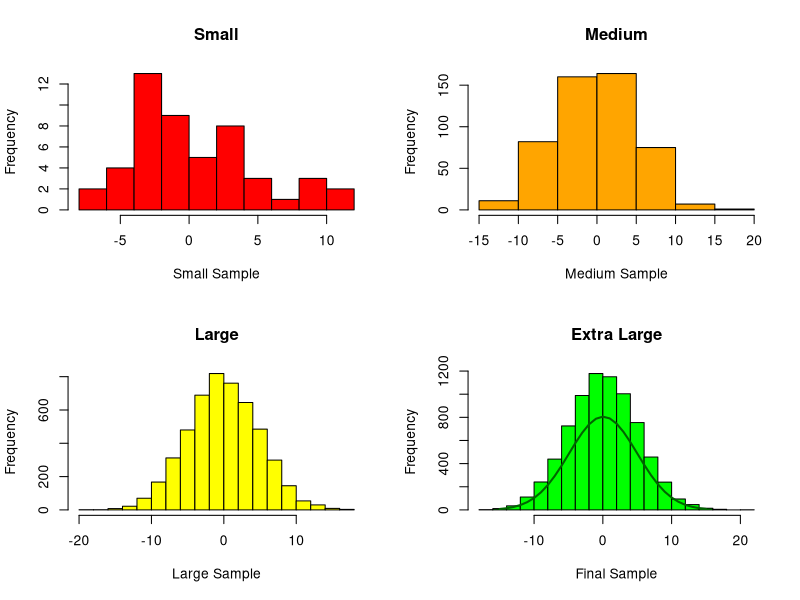

R code for this plot:
## ---- chunk 1
knitr::opts_knit$set(root.dir = "D:/Davenport/Data 710 Scripts/Data")
## ---- chunk 2
CLTProof <- function() {
  n1 <- 50           # Create four sample size variables
  n2 <- 500
  n3 <- 5000
  n4 <- 7500
  xBar1 <- rnorm(10000, sd = 5)    # generates multivariate normal random variates (10,000 of them)
  xBarPop <- mean(xBar1)           # calculate the mean
  xBarPopsd <- sd(xBar1)           # calculate the standard deviation
  
  xBar2 <- sample(xBar1, n1)       # takes n samples from the random number pool xBar1
  xBar3 <- sample(xBar1, n2)
  xBar4 <- sample(xBar1, n3)
  xBar5 <- sample(xBar1, n4)
  Labels <-                        # optional step - setup some pretty labels
    c("Population",
      "Small Sample",
      "Medium Sample",
      "Large Sample",
      "Larger Sample")
  meansCompare <- c(xBarPop, mean(xBar2), mean(xBar3), mean(xBar4), mean(xBar5))
  meansTable <- data.frame(Labels, meansCompare)
  par(mfrow = c(2, 2))                # For the plot, setup a 2x2 grid
  hist(xBar2,
       main = "Small",
       col = "red",
       xlab = "Small Sample")
  hist(xBar3,
       main = "Medium",
       col = "orange",
       xlab = "Medium Sample")
  hist(xBar4,
       main = "Large",
       col = "yellow",
       xlab = "Large Sample")
  hist(xBar5,
       main = "Extra Large",
       col = "green",
       xlab = "Final Sample")
  
  xBar5Mn <- mean(xBar5)                        # draw a bell curve over the last graph
  xBar5sd <- sd(xBar5)                          # calculate standard deviation
  x <- seq(-15, 15, 1)                          # Generate a distribution
  y <- dnorm(x, xBar5Mn, xBar5sd) * 10000
  lines(x, y, lwd = 2, col = "dark green")      # plot the line - it should overlay the bell

  meansTable   # print the means table comparison
}

CLTProof()     # execute the function you created
## ---- chunk 3
quickSort <- function(aVector, lowIndex, highIndex) {
  if (lowIndex < highIndex)
  {
    pivot <- aVector[highIndex];  
    
    i <- (lowIndex - 1) 
    
    for (j in lowIndex:(highIndex-1)) {
      if (aVector[j] <= pivot) {
        i<-i+1
        
        #Exchange values
        aTemp<-aVector[i]
        aVector[i]<-aVector[j]
        aVector[j]<-aTemp
      }
    }
    # Exchange values
    aTemp <-aVector[(i+1)]
    aVector[i+1] <- aVector[highIndex]
    aVector[highIndex] <- aTemp
    
    anIndex <- i + 1
        
    aVector <- quickSort(aVector, lowIndex, anIndex - 1);  
    aVector <- quickSort(aVector, anIndex + 1, highIndex); 
  }
  return(aVector)
}

#Test QuickSort
myNum <- c(56,12,23,87,10,45,27,72,23,20,100)
mySortedNum <- quickSort(myNum,1,length(myNum))
mySortedNum

myNum <- c(10,9,8,7,6,5,4,3)
mySortedNum <- quickSort(myNum,1,length(myNum))
mySortedNum

myNum <- c(1,2,1,2)
mySortedNum <- quickSort(myNum,1,length(myNum))
mySortedNum
## ---- chunk 4
createTree <- function (aValue) {
  
  aTree <- matrix(data=c(NA,NA,NA),nrow=3,ncol=3)
  aTree[1,2] <- aValue
  colnames(aTree)<-c("Left","Value","Right")
  aSize<-3
  anIndex<-2
  
  aResult <- list(nextIndex=anIndex, matrixSize=aSize, treeMatrix=aTree)
  return(aResult)
}

addNode <-function(aTree,aValue) {
  
  nextIndex <- aTree["nextIndex"][[1]]
  matrixSize <- aTree["matrixSize"][[1]]
  treeMatrix <- aTree["treeMatrix"][[1]]
  
  # Add more space to the matrix if needed
  if (nextIndex > matrixSize) {
    treeMatrix <- rbind(treeMatrix, matrix(c(NA,NA,NA),nrow=3,ncol=3))
    matrixSize <- matrixSize + 3
  }
  
  # Set starting location  
  anIndex <- 1
  while (anIndex > 0){
    if (aValue <= treeMatrix[anIndex,"Value"]) {
      # Add Value
      if (is.na(treeMatrix[anIndex,"Left"])) {
        treeMatrix[anIndex,"Left"]<-nextIndex
        treeMatrix[nextIndex,"Value"]<-aValue
        anIndex<-0
      } else {
        # Traverse down a level to the Left
        anIndex <- treeMatrix[anIndex,"Left"][[1]]
      }
    } else {
      if (is.na(treeMatrix[anIndex,"Right"])) {
        treeMatrix[anIndex,"Right"]<-nextIndex
        treeMatrix[nextIndex,"Value"]<-aValue
        anIndex<-0
      } else {
        # Traverse down a level to the Right
        anIndex <- treeMatrix[anIndex,"Right"][[1]]
      }
    }
  }
  nextIndex<-nextIndex+1
  aResult <- list(nextIndex=nextIndex, matrixSize=matrixSize, treeMatrix=treeMatrix)
  return(aResult)
}    

printTree <- function(aTree, aSpace=1, anIndex=1){
  
  treeMatrix <- aTree["treeMatrix"][[1]]
  aCount <- 5
  
  if(is.na(treeMatrix[anIndex,"Value"][[1]]) == TRUE) {
    return()
  }
  
  aSpace <- aSpace+aCount
  
  printTree(aTree, aSpace, treeMatrix[anIndex,"Right"][[1]])
  if (exists("printString") != TRUE) {
    printString<-""
  }
  cat(rep(".",(aSpace-aCount-1)), sep="")
  cat(treeMatrix[anIndex,"Value"][[1]],"\n")
  printTree(aTree, aSpace, treeMatrix[anIndex, "Left"][[1]])
  
  return()
}

# Test Binary Tree
aTree <- createTree(8)       # Create Basic Tree
p<-printTree(aTree)          # Print it out

aTree <- addNode(aTree,5)    # Add a node with value 5
p<-printTree(aTree)

aTree <- addNode(aTree,20)   # Add a node of value 20
p<-printTree(aTree)

aTree <- addNode(aTree,6)    # Add a node of value 6
p<-printTree(aTree)

aTree <- addNode(aTree,2)    # Add a node of value 2
p<-printTree(aTree)

aTree <- addNode(aTree,21)   # Add a node of value 21
p<-printTree(aTree)

aTree <- addNode(aTree,18)   # Add a node of value 18
p<-printTree(aTree)
## ---- chunk 5
evntrow <- function(evnttm,evntty,appin=NULL) {
  rw <- c(list(evnttime=evnttm,evnttype=evntty),appin)
  return(as.data.frame(rw))
}

# insert event with time evnttm and type evntty into event list;
# appin is an optional set of application-specific traits of this event,
# specified in the form a list with named components
schedevnt <- function(evnttm,evntty,appin=NULL) {
  newevnt <- evntrow(evnttm,evntty,appin)
  # if the event list is empty, set it to consist of evnt and return
  if (is.null(sim$evnts)) {
    sim$evnts <<- newevnt
    return()
  }
  # otherwise, find insertion point
  inspt <- binsearch((sim$evnts)$evnttime,evnttm) 
  # now "insert," by reconstructing the data frame; we find what
  # portion of the current matrix should come before the new event and
  # what portion should come after it, then string everything together
  before <- 
    if (inspt == 1) NULL else sim$evnts[1:(inspt-1),]
  nr <- nrow(sim$evnts)
  after <- if (inspt <= nr) sim$evnts[inspt:nr,] else NULL
  sim$evnts <<- rbind(before,newevnt,after)
}

# binary search of insertion point of y in the sorted vector x; returns
# the position in x before which y should be inserted, with the value
# length(x)+1 if y is larger than x[length(x)]; could be changed to C
# code for efficiency
binsearch <- function(x,y) {
  n <- length(x)
  lo <- 1
  hi <- n
  while(lo+1 < hi) {
    mid <- floor((lo+hi)/2)
    if (y == x[mid]) return(mid)
    if (y < x[mid]) hi <- mid else lo <- mid
  }
  if (y <= x[lo]) return(lo)
  if (y < x[hi]) return(hi)
  return(hi+1)
}

# start to process next event (second half done by application
# programmer via call to reactevnt()) 
getnextevnt <- function() {
  head <- sim$evnts[1,]
  # delete head
  if (nrow(sim$evnts) == 1) {
    sim$evnts <<- NULL
  } else sim$evnts <<- sim$evnts[-1,]
  return(head)
}

# simulation body
# arguments:
#    initglbls:  application-specific initialization function; inits
#      globals to statistical totals for the app, etc.; records apppars
#      in globals; schedules the first event
#    reactevnt: application-specific event handling function, coding the
#       proper action for each type of event
#    prntrslts:  prints application-specific results, e.g. mean queue
#       wait
#    apppars:  list of application-specific parameters, e.g.
#      number of servers in a queuing app
#    maxsimtime:  simulation will be run until this simulated time 
#    dbg:  debug flag; if TRUE, sim will be printed after each event
dosim <- function(initglbls,reactevnt,prntrslts,maxsimtime,apppars=NULL,
                  dbg=FALSE) {
  sim <<- list()
  sim$currtime <<- 0.0  # current simulated time
  sim$evnts <<- NULL  # events data frame
  sim$dbg <<- dbg
  initglbls(apppars)
  while(sim$currtime < maxsimtime) {  
    head <- getnextevnt()
    sim$currtime <<- head$evnttime  # update current simulated time
    reactevnt(head)  # process this event 
    if (dbg) print(sim)
  }
  prntrslts()
}

# Bus terminal application specific functions 
# This simulation assumes a normal distribution for the servicing and arrival of a bus at a terminal.  
# The key to the simulation will largely be the identification of the right distribution.  A normal
# distribution would not be a proper choice if there are going to be values near zero, which would result 
# in an error trap.  By adjusting the values in the error trap, the normal distribution would be lost.
terminalInitGlbls <- function(apppars) {
  terminal.Glbls <<- list()
  # simulation parameters
  terminal.Glbls$arrvrate <<- apppars$arrvrate
  terminal.Glbls$arrvsd   <<- apppars$arrvsd
  terminal.Glbls$srvrate <<- apppars$srvrate
  terminal.Glbls$srvsd <<- apppars$srvsd
  # server queue, consisting of arrival times of queued jobs
  terminal.Glbls$srvq <<- vector(length=0) 
  # statistics
  terminal.Glbls$busesDeparted <<- 0  # jobs done so far
  terminal.Glbls$totwait <<- 0.0  # total wait time so far

  aTime <- rnorm(1,terminal.Glbls$arrvrate,terminal.Glbls$arrvsd)
  # Prevent buses from arriving "in the past" or at the same time
  ifelse (aTime <= 0,1,aTime)                     
  arrvtime <- sim$currtime + aTime
  schedevnt(arrvtime,"arrv",list(arrvtime=arrvtime))
}

# application-specific event processing function called by dosim()
# in the general DES library 
terminalEvent <- function(head) {
  if (head$evnttype == "arrv") {  # arrival

    if (length(terminal.Glbls$srvq) == 0) {
      terminal.Glbls$srvq <<- head$arrvtime

      aTime <- rnorm(1,terminal.Glbls$srvrate,terminal.Glbls$srvsd)
      
      # Error Trap - Bus must stop for at least 1 minute to handle empty buses
      ifelse (aTime <= 0,1,aTime)
      
      srvdonetime <- sim$currtime + aTime                     
      
      schedevnt(srvdonetime,"srvdone",list(arrvtime=head$arrvtime))
    } else {
      terminal.Glbls$srvq <<- c(terminal.Glbls$srvq,head$arrvtime)
    }
    
    # generate next arrival using a normal distribution
    aTime <- rnorm(1,terminal.Glbls$arrvrate,terminal.Glbls$arrvsd)
    # Error Trap - Prevent buses from arriving "in the past" or at the same time
    ifelse (aTime <= 0,1,aTime)                     
    arrvtime <- sim$currtime + aTime
    schedevnt(arrvtime,"arrv",list(arrvtime=arrvtime))
  } else {  

    terminal.Glbls$busesDeparted <<- terminal.Glbls$busesDeparted + 1
    terminal.Glbls$totwait <<- terminal.Glbls$totwait + sim$currtime - head$arrvtime
    # remove from queue
    terminal.Glbls$srvq <<- terminal.Glbls$srvq[-1]
    # more still in the queue?
    if (length(terminal.Glbls$srvq) > 0) {
      # schedule new service
      
      aTime <- rnorm(1,terminal.Glbls$srvrate,terminal.Glbls$srvsd)
      # Bus must stop for at least 1 minute to handle empty situations
      ifelse (aTime <= 0,1,aTime)
      
      srvdonetime <- sim$currtime + aTime                     
      schedevnt(srvdonetime,"srvdone",list(arrvtime=terminal.Glbls$srvq[1]))
    } 
  }
}

terminalSimResultsPrint <- function() {
  print("Total Wait Time:")
  print(terminal.Glbls$totwait)
  print("Total Buses Serviced:")
  print(terminal.Glbls$busesDeparted)
  print("Bus mean times (minutes):")
  print(terminal.Glbls$totwait/terminal.Glbls$busesDeparted)
}

# Bus termininal is open for 12 hours a day (i.e. 720 minutes)
# A simulation with typical parameters
dosim(terminalInitGlbls,terminalEvent,terminalSimResultsPrint,720,list(arrvrate=45,arrvsd=10,srvrate=45,srvsd=10))

# A simulation with quick service rates
dosim(terminalInitGlbls,terminalEvent,terminalSimResultsPrint,720,list(arrvrate=45,arrvsd=10,srvrate=5,srvsd=1))

# A simulation with quick arrivals
dosim(terminalInitGlbls,terminalEvent,terminalSimResultsPrint,720,list(arrvrate=5,arrvsd=1,srvrate=45,srvsd=10))
